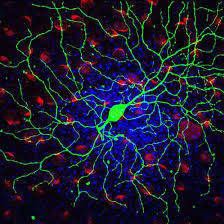
#> input picture Ejercicios laboratorio Universidad (1)/F1.png, 224 x 224 px; the run also reads 2 pictures not shown here
$ python 'Ejercicio 1.py'
#> lines starting #> are read from the running program, lines starting #| are printed output that depends on the picture
from PIL import Image
from numpy import array , dot, uint8

def PixToImage(pixel,mode='RGB'):
    if pixel.max()>255:
        pixel *= 255.0 / pixel.max()
    pixel = array(pixel, uint8)
    img=Image.fromarray(pixel,mode)
    return img

def ImageToPix(img):
    img2 = img.convert('RGB')
    h,w=img2.size
    data=img2.getdata()
    pixelist = array(data,uint8)
    pixelist=pixelist.reshape((w,h,3))
    return pixelist

def MaskImg(img,colores):
    aT = array(colores)
    img=dot(img,aT)
    return PixToImage(img)

#Parte 1
fotos=["F1.png","F2.png","F3.png","F4.png","F5.png","F6.png",]
for i in range (len(fotos)):
    imagen= Image.open(fotos[i])
#> imagen is the input picture: PIL image 224x224 RGBA; mean R, G, B, A 25.3, 25.7, 46.1, 255
    #Rojo
    c= ImageToPix(imagen)
    imagenFin=MaskImg(c,[
                [1.00,0.00,0.00],
                [0.00,0.00,0.00],
                [0.00,0.00,0.00]
                ])
    imagenFin.save('img_ejer1/Rojo_F'+str(i+1)+'.png')
    #Verde
    c= ImageToPix(imagen)
    imagenFin=MaskImg(c,[
                [0.00,0.00,0.00],
                [0.00,1.00,0.00],
                [0.00,0.00,0.00]
                ])
    imagenFin.save('img_ejer1/Verde_F'+str(i+1)+'.png')
    #Azul
    c= ImageToPix(imagen)
    imagenFin=MaskImg(c,[
                [0.00,0.00,0.00],
                [0.00,0.00,0.00],
                [0.00,0.00,1.00]
                ])
    imagenFin.save('img_ejer1/Azul_F'+str(i+1)+'.png')
#> pass 2 of the loop `for i in range (len(fotos)):`:
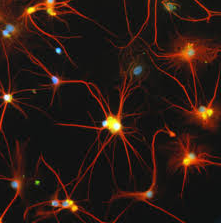
#> input picture Ejercicios laboratorio Universidad (1)/F2.png, 221 x 223 px
#> imagen is the input picture: PIL image 221x223 RGBA; mean R, G, B, A 44.2, 26.3, 19.6, 255
#> img2: PIL image 221x223 RGB
#> img: shape (223, 221, 3) float64
#> in MaskImg (call 5), `img=dot(img,aT)`:
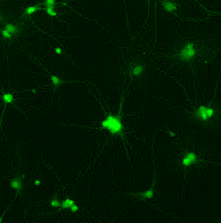
#> img: shape (223, 221, 3) float64; mean of channels 0, 1, 2 0, 26.3, 0; drawn as R, G, B
#> in MaskImg (call 6), `img=dot(img,aT)`:
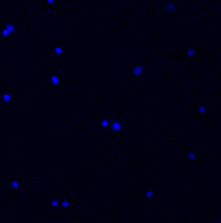
#> img: shape (223, 221, 3) float64; mean of channels 0, 1, 2 0, 0, 19.6; drawn as R, G, B
#> pass 3 of the loop `for i in range (len(fotos)):`:
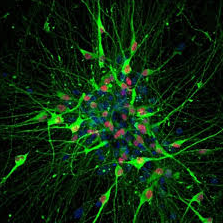
#> input picture Ejercicios laboratorio Universidad (1)/F3.png, 223 x 223 px
#> imagen is the input picture: PIL image 223x223 RGBA; mean R, G, B, A 13.5, 42.6, 14.4, 255
#> img2: PIL image 223x223 RGB
#> img: shape (223, 223, 3) float64
#> in MaskImg (call 8), `img=dot(img,aT)`:
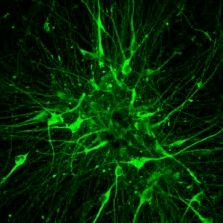
#> img: shape (223, 223, 3) float64; mean of channels 0, 1, 2 0, 42.6, 0; drawn as R, G, B
#> in MaskImg (call 9), `img=dot(img,aT)`:
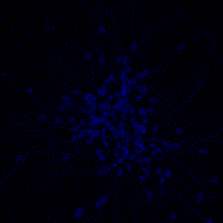
#> img: shape (223, 223, 3) float64; mean of channels 0, 1, 2 0, 0, 14.4; drawn as R, G, B
#> the loop made 6 passes; the first 3 are shown

#Parte 2
imagen=Image.open("F1.png")
c=ImageToPix(imagen)
imagenFin=MaskImg(c,[
                [0.00,0.00,0.00],
                [1.00,1.00,0.00],
                [0.00,0.00,0.00]
                ])
#> in MaskImg (call 19), `img=dot(img,aT)`:
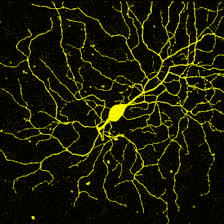
#> img: shape (224, 224, 3) float64; mean of channels 0, 1, 2 25.7, 25.7, 0; drawn as R, G, B
imagenFin.save("img_ejer1/1.2.png")

#Parte 3
imagen=Image.open("F3.png")
c=ImageToPix(imagen)
imagenFin=MaskImg(c,[
                [0.00,0.00,0.00],
                [1.00,0.50,0.00],
                [0.00,0.00,0.00]
                ])
#> in MaskImg (call 20), `img=dot(img,aT)`:
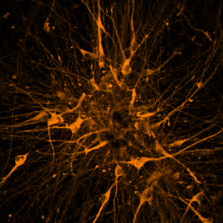
#> img: shape (223, 223, 3) float64; mean of channels 0, 1, 2 42.6, 21.3, 0; drawn as R, G, B
imagenFin.save("img_ejer1/1.3.png")

#Parte 4
imagen=Image.open("F2.png")
c=ImageToPix(imagen)
imagenFin=MaskImg(c,[
                [0.00,0.00,1.00],
                [0.00,0.00,0.00],
                [0.00,0.00,0.00]
                ])
#> in MaskImg (call 21), `img=dot(img,aT)`:
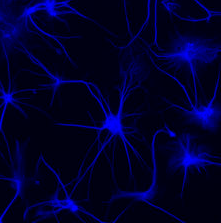
#> img: shape (223, 221, 3) float64; mean of channels 0, 1, 2 0, 0, 44.2; drawn as R, G, B
imagenFin.save("img_ejer1/1.4.png")

#Parte 5
imagen=Image.open("F4.png")
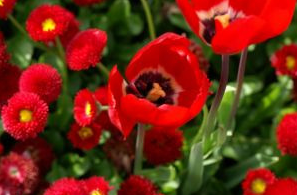
#> input picture Ejercicios laboratorio Universidad (1)/F4.png, 297 x 195 px
#> imagen is the input picture: PIL image 297x195 RGBA; mean R, G, B, A 114.1, 41.6, 20.1, 255
c=ImageToPix(imagen)
imagenFin=MaskImg(c,[
                [1.00,0.00,0.00],
                [1.00,0.00,0.00],
                [1.00,0.00,0.00]
                ])
#> in MaskImg (call 22), `img=dot(img,aT)`:
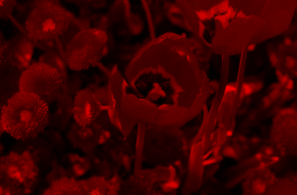
#> img: shape (195, 297, 3) float64; mean of channels 0, 1, 2 175.8, 0, 0; drawn with min black and max white
imagenFin.save("img_ejer1/1.5.png")

#Parte 6
imagen=Image.open("F5.png")
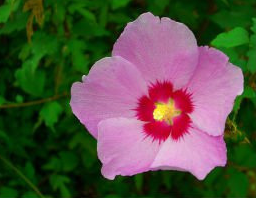
#> input picture Ejercicios laboratorio Universidad (1)/F5.png, 256 x 198 px
#> imagen is the input picture: PIL image 256x198 RGBA; mean R, G, B, A 85.9, 82.1, 67.6, 255
carga=imagen.load()

nueva=Image.new("RGB",(imagen.size[0],imagen.size[1]),"white")
#> nueva: PIL image 256x198 RGB; every value is 255
nueva.save("img_ejer1/1.6.png")
nueva=Image.open("img_ejer1/1.6.png")
c_nueva=nueva.load()

for x in range(imagen.size[0]):
    for y in range(imagen.size[1]):
        if (carga[x,y][0]>90 and carga[x,y][2]>90):
            c_nueva[x,y]=(carga[x,y][0],carga[x,y][1],carga[x,y][2])
        else:
            if(x>=132 and y>=78) and (x<=196 and y<=146):
                c_nueva[x,y]=(carga[x,y][0],carga[x,y][1],carga[x,y][2])
nueva.save("img_ejer1/1.6.png")
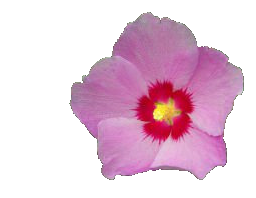
#> saved as 1.6.png: PIL image 256x198 RGB; mean R, G, B 231, 201.6, 219.2
